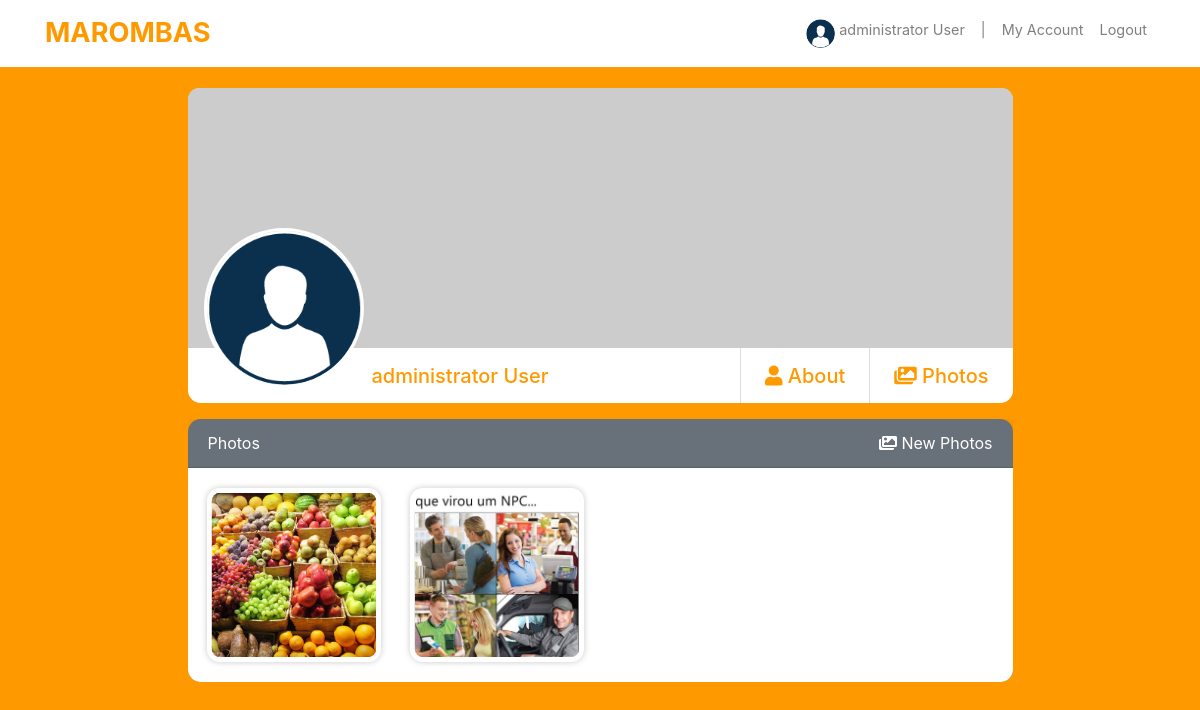
The app's page /profile/1/photos/ (signed in), older data.
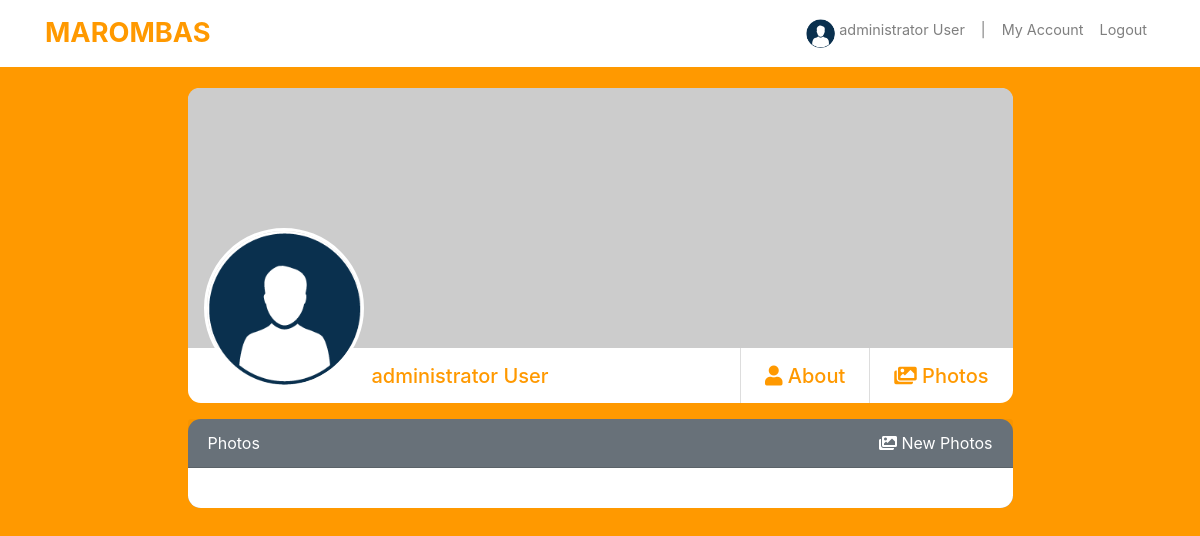
The same page, newer data.
### posts/models.py (models this page shows, shortened)
class Post(models.Model):
    author  = models.ForeignKey(User, on_delete=models.CASCADE)
    created = models.DateTimeField('Created', auto_now_add=True)
    updated = models.DateTimeField('Updated', auto_now=True)
    text    = models.TextField('Text', blank=True)
    image   = models.ImageField('Image', upload_to='img_post', null=True, blank=True)
    likes   = models.ManyToManyField(User, related_name='likes', blank=True)

### accounts/views.py (the view)
# urls.py: path('<int:pk>/photos/', views.photos_page, name='photos'),
@login_required
def photos_page(request, pk):
    one_user = get_object_or_404(User, pk=pk)
    post = Post.objects.filter(author=one_user).order_by('-created')
    context = {
        'one_user': one_user,
        'post': post,
    }
    return render(request, 'accounts/photos.html', context)

### accounts/context_processors.py (called while the page is built)
def user_list(request):
    latest_users = User.object.order_by('-date_joined')[:6]
    return {'user_list': latest_users}

### accounts/models.py (called while the page is built)
    def __str__(self):
        return f"{self.first_name} {self.last_name}" or self.username

### accounts/templates/accounts/photos.html (shortened to what this page needs)
{% extends "base_profile.html" %}
{% load static %}
{% block content %}
    <div class="row d-flex justify-content-center">
        <div class="col-md-1"></div>
        <div class="col-md-9">
            <div class="card mb-3">
                <div class="wrapper">
                    {% if one_user.cover_image %}
                        <img src="{{ one_user.cover_image.url }}" class="card-img-top round-top-img">
                    {% else %}
                        <img src="https://dummyimage.com/600x400/707070/ffffff&text=image+cover" class="card-img-top round-top-img">
                    {% endif %}
                </div>
                <div class="card-body title-name">
                    <a href="{% url 'accounts:profile' one_user.pk %}">
                        {% if one_user.Prof_pic %}
                            <img src="{{ one_user.Prof_pic.url }}" class="prof_main_pic_card float-left mr-2 ml-3 mb-2">
                        {% else %}
                            <img src="{% static 'img/download.png' %}" class="prof_main_pic_card float-left mr-2 ml-3 mb-2">
                        {% endif %}
                    </a>
                    <a href="{% url 'accounts:profile' one_user.pk %}" class="link-color float-left"><h5 class="card-title mt-3">{{ one_user.first_name }} {{ one_user.last_name }}</h5></a>
                    <a href="{% url 'accounts:photos' one_user.pk %}" class="link-color float-right"><h5 class="card-title mr-4 mt-3"><i class="fas fa-images"></i> Photos</h5></a>
                    <a href="{% url 'accounts:about' one_user.pk %}" class="link-color float-right"><h5 class="card-title mr-4 mt-3"><i class="fas fa-user"></i> About</h5></a>
                </div>
            </div>
        </div>
        <div class="col-md-1"></div>
    </div>
    <div class="row d-flex justify-content-center">
        <div class="col-md-9">
            <div class="card text-white bg-secondary mb-3">
                <div class="card-header">
                    Photos
                    {% if one_user.pk == user.pk %}
                        <a href="{% url 'accounts:add-photos' one_user.pk %}" class="link-color-w float-right"><i class="fas fa-images"></i> New Photos</a>
                    {% endif %}
                </div>
                <div class="card-body profiles-card">
                    <div class="row">
                        {% for posts in post %}
                            <a href="{% url 'posts:post_page' posts.pk %}">
                                <div class="col-md-3">
                                    <div class="wrapper-img-album">
                                        <img src="{{ posts.image.url }}" class="img-photos">
                                    </div>
                                </div>
                            </a>
                        {% endfor %}
                    </div>
                </div>
            </div>
        </div>
    </div>
{% endblock %}

Row changes from the older to the newer data that the page shows:
removed Post: image (picture)
removed Post: image (picture)
